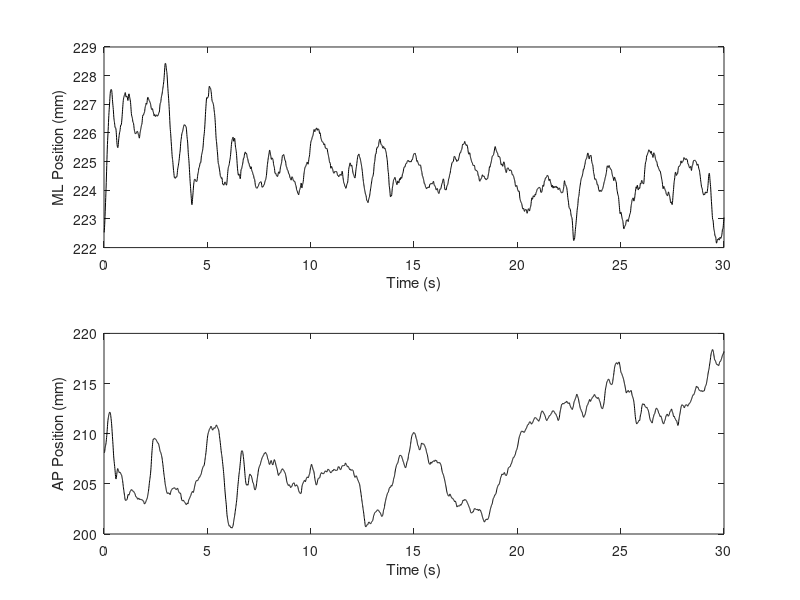
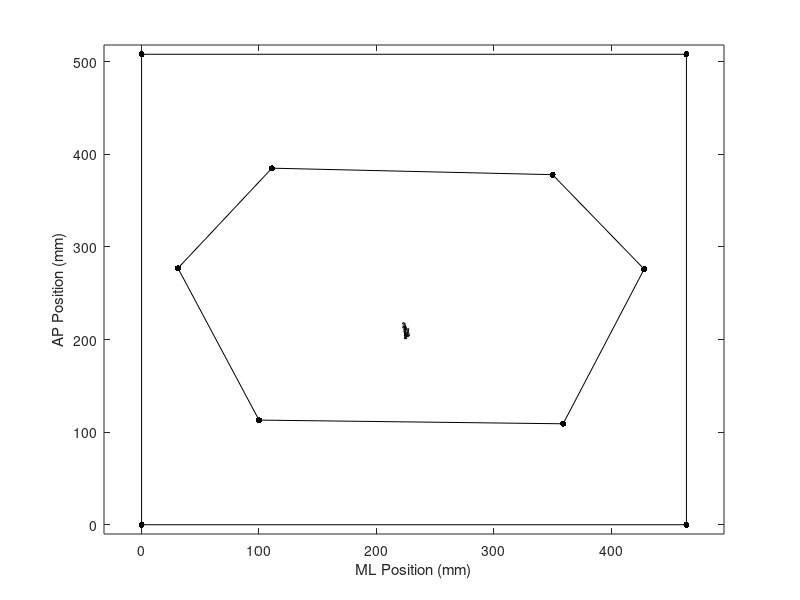

MATLAB code for these plots, in order: (Note: this script raises an error after producing the figures.)
%Clear workspace and command window.
clear; clc;

% Load example data
load('example_cop.mat');

%CONTENTS OF .MAT FILE ===================================================%
% 30 s of quiet standing collected @ 120 Hz with AMTI OR6-7 Force Platform
% providing the three components of the ground reaction force (Fx, Fy, &
% Fz) and net moment (Mx, My, & Mz).
%
% Center-of-pressure was calculated after filtering the raw forces and
% moments using an 8th order Butterworth, low-pass filter with a cutoff
% frequency of 20 Hz. The force plate dimensions are 464 mm (width) x 508
% mm (length). The force plate origin is located at the bottom right hand
% corner with positive x and y axes extending to the right and forward,
% respectively. Thus, all CoP coordinates are positive and bounded on the
% intervals [0,464] and [0,508] in the ML and AP directions, respectively. 
% 
% For this example the anatomical landmarks selected to define the
% base-of-support were the 2nd phalanx of the Hallux, 5th metatarsal, and
% the most dorsal point of the calcaneus for each foot.
%
% Variables
%   cop_x - center-of-pressure coordinate in the ML direction
%   cop_y - center-of-pressure coordinate in the Ap direction
%   time - time series with dt = 1/samp_rate = 1/120
%   bound_pts - coordinates for the landmarks selected to define the 
%               boundaries of the base-of-support (column 1 = x coordinate,
%               column 2 = y coordinate). The landmarks are in the following
%               order: right toe, right m5, right heel, left heel, left m5,
%               and left toe. ** BOUNDARY LANDMARKS MUST BE ORGANIZED IN
%               CLOCKWISE FASHION, BUT MAY START WITH ANY LANDMARK.
%   fp_pts - coordinates of the corners of the force platform starting with
%            at the top right and moving clockwise (column 1 = x coordinate,
%            column 2 = y coordinate).
% ========================================================================%

% Create CoP plots =======================================================%
% Plot of CoP components
figure('Color', 'white');
subplot(2,1,1);
plot(time, cop_x, 'k');
xlabel('Time (s)');
ylabel('ML Position (mm)');
subplot(2,1,2);
plot(time, cop_y, 'k');
xlabel('Time (s)');
ylabel('AP Position (mm)');

% Force plate coordinates
x_fp = [fp_pts(:,1); fp_pts(1,1)];
y_fp = [fp_pts(:,2); fp_pts(1,2)];

% Base of support coordinates
x_bos = [bound_pts(:,1); bound_pts(1,1)];
y_bos = [bound_pts(:,2); bound_pts(1,2)];

% Plot of CoP within the base of support
figure('Color', 'white');
plot(cop_x, cop_y, 'k');
hold on;
plot(x_fp, y_fp, 'k');
scatter(fp_pts(:,1), fp_pts(:,2), 20, 'k', 'filled');
plot(x_bos, y_bos, 'k');
scatter(bound_pts(:,1), bound_pts(:,2), 20, 'k', 'filled');
hold off;
xlabel('ML Position (mm)');
ylabel('AP Position (mm)');
axis([(fp_pts(3,1) - 32) (fp_pts(1,1) + 32) (fp_pts(3,2) - 10) (fp_pts(1,2) + 10)]);

%Calculate Time-to-Contact ===============================================%

% Boundary Labels
bound_labels = {'F','FR','BR','B','BL','FL'};

% Sampling rate (Hz)
fs = 120;

% TtC method (1 = Riccio, 2 = Slobounov, 3 = Jerk)
extrapMethod = 2;

% Compute TtC
[ttc, ttc_bound, bound_crossed, bound_percent] = timetocontact(cop_x, cop_y, 1/fs, bound_pts, extrapMethod);

% Plot subset of virtual trajectories to check that method is working
plotVirtualTrajectory(cop_x, cop_y, 1/fs, x_bos, y_bos, ttc, extrapMethod);

% Plot TtC time series
figure('color','white');
plot(time, ttc, 'k');
xlabel('Time (s)');
ylabel('Time-To-Contact (s)');

% Plot TtC histogram with log normal fit
fitparm = lognfit(ttc);
logpdf = lognpdf([0:.01:max(ttc)]',fitparm(1),fitparm(2));
figure('color','white');
histogram(ttc,'Normalization','pdf','FaceColor',[50 50 50]./255,'EdgeColor',[0 0 0]);
hold on;
plot([0:.01:max(ttc)]',logpdf,'r');
xlabel('Time-to-Contact (s)');
ylabel('Probability density function');

% Compute mean, median, and minimum TtC for each boundary.
nMin = 50;
[ mean_ttc, med_ttc, min_ttc ] = ttcBoundary(ttc_bound, nMin, extrapMethod, bound_labels);